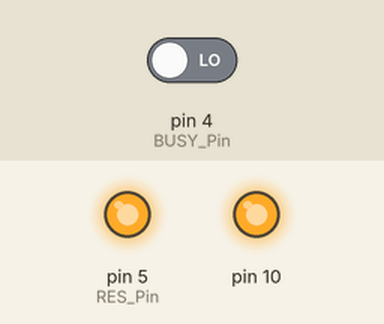
A sketch run on a simulated Arduino Uno, built with avr-gcc and run on an emulated ATmega328P. On the bench: output pins drawn as LEDs (lit = HIGH). The test bench sets the inputs (shaded band); at power-on: pin 4 (BUSY_Pin) LOW. Pins used as bus, display or sensor lines are not drawn. At 3.9 s the program stops and its outputs stay as they are.

Above: at 0.1 s.
Timing chart, 0 to 4.9 s (numbered marks = the images above):
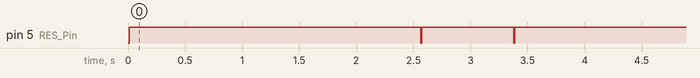

Measured:
- by itself, pin 5 (RES_Pin): goes HIGH 2.6 s, LOW 0.01 s, HIGH 0.80 s, LOW 0.01 s, then HIGH

The sketch:

GDEY042T91-Arduino.ino
```cpp
#include <SPI.h>
#include"Ap_29demo.h"
//IO settings
int BUSY_Pin = 4;
int RES_Pin = 5;
int DC_Pin = 6;
int CS_Pin = 7;

#define EPD_W21_CS_0 digitalWrite(CS_Pin,LOW)
#define EPD_W21_CS_1 digitalWrite(CS_Pin,HIGH)
#define EPD_W21_DC_0  digitalWrite(DC_Pin,LOW)
#define EPD_W21_DC_1  digitalWrite(DC_Pin,HIGH)
#define EPD_W21_RST_0 digitalWrite(RES_Pin,LOW)
#define EPD_W21_RST_1 digitalWrite(RES_Pin,HIGH)
#define isEPD_W21_BUSY digitalRead(BUSY_Pin)
//400*300///////////////////////////////////////

#define MONOMSB_MODE 1
#define MONOLSB_MODE 2
#define RED_MODE     3

#define MAX_LINE_BYTES 50// =400/8
#define MAX_COLUMN_BYTES  300

#define ALLSCREEN_GRAGHBYTES  15000

////////FUNCTION//////
void driver_delay_us(unsigned int xus);
void driver_delay(unsigned long xms);
void DELAY_S(unsigned int delaytime);
void SPI_Delay(unsigned char xrate);
void SPI_Write(unsigned char value);
void EPD_W21_WriteDATA(unsigned char command);
void EPD_W21_WriteCMD(unsigned char command);
//EPD
void EPD_init(void);//Electronic paper initialization
void EPD_Update(void);
void EPD_sleep(void);

//Display
void EPD_Display(unsigned char *BW_Image);
void PIC_display_Clear(void);
void EPD_SetRAMValue_BaseMap(const unsigned char * datas);
void EPD_Dis_Part(unsigned int x_start,unsigned int y_start,const unsigned char * datas,unsigned int PART_COLUMN,unsigned int PART_LINE);
void EPD_Dis_Part_myself(unsigned int x_startA,unsigned int y_startA,const unsigned char * datasA,
                         unsigned int x_startB,unsigned int y_startB,const unsigned char * datasB,
                         unsigned int x_startC,unsigned int y_startC,const unsigned char * datasC,
                         unsigned int x_startD,unsigned int y_startD,const unsigned char * datasD,
                         unsigned int x_startE,unsigned int y_startE,const unsigned char * datasE,
                         unsigned int PART_COLUMN,unsigned int PART_LINE
                        );
void EPD_HW_Init_Fast(void);
void EPD_WhiteScreen_ALL_Fast(const unsigned char *datas);
void setup() {
   pinMode(BUSY_Pin, INPUT);
   pinMode(RES_Pin, OUTPUT);
   pinMode(DC_Pin, OUTPUT);
   pinMode(CS_Pin, OUTPUT);
   //SPI
   SPI.beginTransaction(SPISettings(10000000, MSBFIRST, SPI_MODE0));
   SPI.begin ();
}

//Tips//
/*When the electronic paper is refreshed in full screen, the picture flicker is a normal phenomenon, and the main function is to clear the display afterimage in the previous picture.
  When the local refresh is performed, the screen does not flash.*/
/*When you need to transplant the driver, you only need to change the corresponding IO. The BUSY pin is the input mode and the others are the output mode. */

void loop() {
    /************Fast picture display(1.5s)*******************/
    EPD_HW_Init_Fast(); //EPD init Fast
    EPD_WhiteScreen_ALL_Fast(gImage_basemap);//EPD_picture1
    EPD_sleep();//EPD_sleep,Sleep instruction is necessary, please do not delete!!!
    delay(2000); //2s

    EPD_init(); //Electronic paper initialization
    EPD_SetRAMValue_BaseMap(gImage_basemap); //Partial refresh background color
    unsigned char fen_L,fen_H,miao_L,miao_H;
    for(fen_H=0;fen_H<6;fen_H++)
    {
    for(fen_L=0;fen_L<10;fen_L++)
    {
    for(miao_H=0;miao_H<6;miao_H++)
    {
    for(miao_L=0;miao_L<10;miao_L++)
    {
        EPD_Dis_Part_myself(176,110,(unsigned char *)&Num[miao_L],         //x-A,y-A,DATA-A
                            176,142,(unsigned char *)&Num[miao_H],         //x-B,y-B,DATA-B
                            176,174,(unsigned char *)gImage_numdot,       //x-C,y-C,DATA-C
                            176,206,(unsigned char *)&Num[fen_L],         //x-D,y-D,DATA-D
                            176,238,(unsigned char *)&Num[fen_H],32,64);   //x-E,y-E,DATA-E,Resolution 32*64

                            if((fen_L==0)&&(miao_H==0)&&(miao_L==5))
                            goto Clear;
      }
    }
    }

    }

    //Clean
    Clear:
    EPD_init(); //EPD init
    PIC_display_Clear();//EPD Clear
    EPD_sleep();//EPD_sleep,Sleep instruction is necessary, please do not delete!!!
    while(1);

}


///////////////////EXTERNAL FUNCTION////////////////////////////////////////////////////////////////////////
void SPI_Write(unsigned char value)
{
    SPI.transfer(value);

}
void EPD_W21_WriteCMD(unsigned char command)
{
  EPD_W21_CS_0;
  EPD_W21_DC_0;   // command write
  SPI_Write(command);
  EPD_W21_CS_1;
}
void EPD_W21_WriteDATA(unsigned char data)
{
  EPD_W21_CS_0;
  EPD_W21_DC_1;   // data write
  SPI_Write(data);
  EPD_W21_CS_1;
}


/////////////////EPD settings Functions/////////////////////

//////////////////////////////////////////////////////////////////////////////////////////////////
//SSD1683
void EPD_init(void)
{
    EPD_W21_RST_0;  // Module reset
    delay(10); //At least 10ms delay
    EPD_W21_RST_1;
    delay(10); //At least 10ms delay

    Epaper_READBUSY();    //waiting for the electronic paper IC to release the idle signal
    EPD_W21_WriteCMD(0x12);     //SWRESET
    Epaper_READBUSY();  //waiting for the electronic paper IC to release the idle signal

    EPD_W21_WriteCMD(0x01);  // Set MUX as 300
    EPD_W21_WriteDATA(0x2B);
    EPD_W21_WriteDATA(0x01);
    EPD_W21_WriteDATA(0x00);

    EPD_W21_WriteCMD(0x11);  // Data entry mode
    EPD_W21_WriteDATA(0x01);

    EPD_W21_WriteCMD(0x44);
    EPD_W21_WriteDATA(0x00); // RAM x address start at 0
    EPD_W21_WriteDATA(0x31); // RAM x address end at 31h(49+1)*8->400
    EPD_W21_WriteCMD(0x45);
    EPD_W21_WriteDATA(0x2B);   // RAM y address start at 12Bh
    EPD_W21_WriteDATA(0x01);
    EPD_W21_WriteDATA(0x00); // RAM y address end at 00h
    EPD_W21_WriteDATA(0x00);

    EPD_W21_WriteCMD(0x3C); // board
    EPD_W21_WriteDATA(0x01); //

    EPD_W21_WriteCMD(0x18);
    EPD_W21_WriteDATA(0X80);

    EPD_W21_WriteCMD(0x4E);
    EPD_W21_WriteDATA(0x00);
    EPD_W21_WriteCMD(0x4F);
    EPD_W21_WriteDATA(0x2B);
    EPD_W21_WriteDATA(0x01);
}
void EPD_HW_Init_Fast(void)
{
  EPD_W21_RST_0;  // Module reset
  delay(10);//At least 10ms delay
  EPD_W21_RST_1;
  delay(10); //At least 10ms delay

  EPD_W21_WriteCMD(0x12);  //SWRESET
  Epaper_READBUSY();

  EPD_W21_WriteCMD(0x3C); // board
  EPD_W21_WriteDATA(0x01);

  EPD_W21_WriteCMD(0x18); //Read built-in temperature sensor
  EPD_W21_WriteDATA(0x80);

  EPD_W21_WriteCMD(0x22); // Load temperature value
  EPD_W21_WriteDATA(0xB1);
  EPD_W21_WriteCMD(0x20);
  Epaper_READBUSY();

  EPD_W21_WriteCMD(0x1A); // Write to temperature register
  EPD_W21_WriteDATA(0x64);
  EPD_W21_WriteDATA(0x00);

  EPD_W21_WriteCMD(0x22); // Load temperature value
  EPD_W21_WriteDATA(0x91);
  EPD_W21_WriteCMD(0x20);
  Epaper_READBUSY();
}
//////////////////////////////All screen update////////////////////////////////////////////


void PIC_display(const unsigned char *BW_datas)
{
   unsigned int i;
  EPD_W21_WriteCMD(0x24);   //write RAM for black(0)/white (1)
   for(i=0;i<ALLSCREEN_GRAGHBYTES;i++)
   {
     EPD_W21_WriteDATA(pgm_read_byte(&BW_datas[i]));
   }
  EPD_W21_WriteCMD(0x26);   //write RAM for black(0)/white (1)
   for(i=0;i<ALLSCREEN_GRAGHBYTES;i++)
   {
     EPD_W21_WriteDATA(0x00);
   }
  //update
  EPD_Update();
}
void EPD_WhiteScreen_ALL_Fast(const unsigned char *datas)
{
   unsigned int i;
  EPD_W21_WriteCMD(0x24);   //write RAM for black(0)/white (1)
   for(i=0;i<ALLSCREEN_GRAGHBYTES;i++)
   {
     EPD_W21_WriteDATA(pgm_read_byte(&datas[i]));
   }
  EPD_W21_WriteCMD(0x26);   //write RAM for black(0)/white (1)
   for(i=0;i<ALLSCREEN_GRAGHBYTES;i++)
   {
     EPD_W21_WriteDATA(0x00);
   }
   EPD_Update_Fast();
}
/////////////////////////////////////////////////////////////////////////////////////////
void EPD_Update(void)
{
  EPD_W21_WriteCMD(0x20); //Activate Display Update Sequence
  Epaper_READBUSY();

}
void EPD_Update_Fast(void)
{
  EPD_W21_WriteCMD(0x22); //Display Update Control
  EPD_W21_WriteDATA(0xC7);
  EPD_W21_WriteCMD(0x20); //Activate Display Update Sequence
  Epaper_READBUSY();

}
void EPD_sleep(void)
{
 EPD_W21_WriteCMD(0x10); //enter deep sleep
 EPD_W21_WriteDATA(0x01);
  delay(100);
}
void Epaper_READBUSY(void)
{
  while(1)
  {   //=1 BUSY
     if(isEPD_W21_BUSY==0) break;
  }
}

void PIC_display_Clear(void)
{
   unsigned int i;
  EPD_W21_WriteCMD(0x24);   //write RAM for black(0)/white (1)
   for(i=0;i<ALLSCREEN_GRAGHBYTES;i++)
   {
     EPD_W21_WriteDATA(0xff);
   }
  EPD_W21_WriteCMD(0x26);   //write RAM for black(0)/white (1)
   for(i=0;i<ALLSCREEN_GRAGHBYTES;i++)
   {
     EPD_W21_WriteDATA(0x00);
   }
  //update
  EPD_Update();
}

void EPD_SetRAMValue_BaseMap( const unsigned char * datas)
{
  unsigned int i;
  const unsigned char  *datas_flag;
  datas_flag=datas;


  EPD_W21_WriteCMD(0x24);   //Write Black and White image to RAM
   for(i=0;i<15000;i++)
   {
     EPD_W21_WriteDATA(pgm_read_byte(&datas[i]));

   }

  EPD_W21_WriteCMD(0x26);   //Write Black and White image to RAM
   for(i=0;i<15000;i++)
   {
     EPD_W21_WriteDATA(0x00);
   }
   EPD_Update_basemap();
  EPD_W21_WriteCMD(0x26);   //Write Black and White image to RAM
   for(i=0;i<15000;i++)
   {
     EPD_W21_WriteDATA(pgm_read_byte(&datas[i]));

   }

}
void EPD_Update_basemap(void)
{
 EPD_W21_WriteCMD(0x22); //Display Update Control
  EPD_W21_WriteDATA(0xF4);
  EPD_W21_WriteCMD(0x20); //Activate Display Update Sequence
  Epaper_READBUSY();

}

void EPD_Dis_Part(unsigned int x_start,unsigned int y_start,const unsigned char * datas,unsigned int PART_COLUMN,unsigned int PART_LINE)
{
  unsigned int i;
  unsigned int x_end,y_start1,y_start2,y_end1,y_end2;
  x_start=x_start/8;
  x_end=x_start+PART_LINE/8-1;

  y_start1=0;
  y_start2=y_start;
  if(y_start>=256)
  {
    y_start1=y_start2/256;
    y_start2=y_start2%256;
  }
  y_end1=0;
  y_end2=y_start+PART_COLUMN-1;
  if(y_end2>=256)
  {
    y_end1=y_end2/256;
    y_end2=y_end2%256;
  }

//Reset
  EPD_W21_RST_0;  // Module reset
  driver_delay(10);//At least 10ms delay
  EPD_W21_RST_1;
  driver_delay(10); //At least 10ms delay

  EPD_W21_WriteCMD(0x3C); //BorderWavefrom
  EPD_W21_WriteDATA(0x80);
//

  EPD_W21_WriteCMD(0x44);       // set RAM x address start/end, in page 35
  EPD_W21_WriteDATA(x_start);    // RAM x address start at 00h;
  EPD_W21_WriteDATA(x_end);    // RAM x address end at 0fh(15+1)*8->128
  EPD_W21_WriteCMD(0x45);       // set RAM y address start/end, in page 35
  EPD_W21_WriteDATA(y_start2);    // RAM y address start at 0127h;
  EPD_W21_WriteDATA(y_start1);    // RAM y address start at 0127h;
  EPD_W21_WriteDATA(y_end2);    // RAM y address end at 00h;
  EPD_W21_WriteDATA(y_end1);    // ????=0


  EPD_W21_WriteCMD(0x4E);   // set RAM x address count to 0;
  EPD_W21_WriteDATA(x_start);
  EPD_W21_WriteCMD(0x4F);   // set RAM y address count to 0X127;
  EPD_W21_WriteDATA(y_start2);
  EPD_W21_WriteDATA(y_start1);


   EPD_W21_WriteCMD(0x24);   //Write Black and White image to RAM
   for(i=0;i<PART_COLUMN*PART_LINE/8;i++)
   {
     EPD_W21_WriteDATA(pgm_read_byte(&datas[i]));
   }
   EPD_Part_Update();

}


void EPD_Dis_Part_myself(unsigned int x_startA,unsigned int y_startA,const unsigned char * datasA,
                         unsigned int x_startB,unsigned int y_startB,const unsigned char * datasB,
                         unsigned int x_startC,unsigned int y_startC,const unsigned char * datasC,
                         unsigned int x_startD,unsigned int y_startD,const unsigned char * datasD,
                         unsigned int x_startE,unsigned int y_startE,const unsigned char * datasE,
                         unsigned int PART_COLUMN,unsigned int PART_LINE
                        )
{
  unsigned int i;
  unsigned int x_end,y_start1,y_start2,y_end1,y_end2;

  //Data A////////////////////////////
  x_startA=x_startA/8;//Convert to byte
  x_end=x_startA+PART_LINE/8-1;

  y_start1=0;
  y_start2=y_startA-1;
  if(y_startA>=256)
  {
    y_start1=y_start2/256;
    y_start2=y_start2%256;
  }
  y_end1=0;
  y_end2=y_startA+PART_COLUMN-1;
  if(y_end2>=256)
  {
    y_end1=y_end2/256;
    y_end2=y_end2%256;
  }

//Reset
/*  EPD_W21_RST_0;  // Module reset
  driver_delay(10);//At least 10ms delay
  EPD_W21_RST_1;
  driver_delay(10); //At least 10ms delay

  EPD_W21_WriteCMD(0x3C); //BorderWavefrom
  EPD_W21_WriteDATA(0x80);  */
//

  EPD_W21_WriteCMD(0x44);       // set RAM x address start/end, in page 35
  EPD_W21_WriteDATA(x_startA);    // RAM x address start at 00h;
  EPD_W21_WriteDATA(x_end);    // RAM x address end at 0fh(15+1)*8->128
  EPD_W21_WriteCMD(0x45);       // set RAM y address start/end, in page 35
  EPD_W21_WriteDATA(y_start2);    // RAM y address start at 0127h;
  EPD_W21_WriteDATA(y_start1);    // RAM y address start at 0127h;
  EPD_W21_WriteDATA(y_end2);    // RAM y address end at 00h;
  EPD_W21_WriteDATA(y_end1);


  EPD_W21_WriteCMD(0x4E);   // set RAM x address count to 0;
  EPD_W21_WriteDATA(x_startA);
  EPD_W21_WriteCMD(0x4F);   // set RAM y address count to 0X127;
  EPD_W21_WriteDATA(y_start2);
  EPD_W21_WriteDATA(y_start1);


   EPD_W21_WriteCMD(0x24);   //Write Black and White image to RAM
   for(i=0;i<PART_COLUMN*PART_LINE/8;i++)
   {
     EPD_W21_WriteDATA(pgm_read_byte(&datasA[i]));
   }
  //Data B/////////////////////////////////////
  x_startB=x_startB/8;//Convert to byte
  x_end=x_startB+PART_LINE/8-1;

  y_start1=0;
  y_start2=y_startB-1;
  if(y_startB>=256)
  {
    y_start1=y_start2/256;
    y_start2=y_start2%256;
  }
  y_end1=0;
  y_end2=y_startB+PART_COLUMN-1;
  if(y_end2>=256)
  {
    y_end1=y_end2/256;
    y_end2=y_end2%256;
  }

  EPD_W21_WriteCMD(0x44);       // set RAM x address start/end, in page 35
  EPD_W21_WriteDATA(x_startB);    // RAM x address start at 00h;
  EPD_W21_WriteDATA(x_end);    // RAM x address end at 0fh(15+1)*8->128
  EPD_W21_WriteCMD(0x45);       // set RAM y address start/end, in page 35
  EPD_W21_WriteDATA(y_start2);    // RAM y address start at 0127h;
  EPD_W21_WriteDATA(y_start1);    // RAM y address start at 0127h;
  EPD_W21_WriteDATA(y_end2);    // RAM y address end at 00h;
  EPD_W21_WriteDATA(y_end1);


  EPD_W21_WriteCMD(0x4E);   // set RAM x address count to 0;
  EPD_W21_WriteDATA(x_startB);
  EPD_W21_WriteCMD(0x4F);   // set RAM y address count to 0X127;
  EPD_W21_WriteDATA(y_start2);
  EPD_W21_WriteDATA(y_start1);


   EPD_W21_WriteCMD(0x24);   //Write Black and White image to RAM
   for(i=0;i<PART_COLUMN*PART_LINE/8;i++)
   {
     EPD_W21_WriteDATA(pgm_read_byte(&datasB[i]));
   }

  //Data C//////////////////////////////////////
  x_startC=x_startC/8;//Convert to byte
  x_end=x_startC+PART_LINE/8-1;

  y_start1=0;
  y_start2=y_startC-1;
  if(y_startC>=256)
  {
    y_start1=y_start2/256;
    y_start2=y_start2%256;
  }
  y_end1=0;
  y_end2=y_startC+PART_COLUMN-1;
  if(y_end2>=256)
  {
    y_end1=y_end2/256;
    y_end2=y_end2%256;
  }

  EPD_W21_WriteCMD(0x44);       // set RAM x address start/end, in page 35
  EPD_W21_WriteDATA(x_startC);    // RAM x address start at 00h;
  EPD_W21_WriteDATA(x_end);    // RAM x address end at 0fh(15+1)*8->128
  EPD_W21_WriteCMD(0x45);       // set RAM y address start/end, in page 35
  EPD_W21_WriteDATA(y_start2);    // RAM y address start at 0127h;
  EPD_W21_WriteDATA(y_start1);    // RAM y address start at 0127h;
  EPD_W21_WriteDATA(y_end2);    // RAM y address end at 00h;
  EPD_W21_WriteDATA(y_end1);


  EPD_W21_WriteCMD(0x4E);   // set RAM x address count to 0;
  EPD_W21_WriteDATA(x_startC);
  EPD_W21_WriteCMD(0x4F);   // set RAM y address count to 0X127;
  EPD_W21_WriteDATA(y_start2);
  EPD_W21_WriteDATA(y_start1);


   EPD_W21_WriteCMD(0x24);   //Write Black and White image to RAM
   for(i=0;i<PART_COLUMN*PART_LINE/8;i++)
   {
     EPD_W21_WriteDATA(pgm_read_byte(&datasC[i]));
   }

  //Data D//////////////////////////////////////
  x_startD=x_startD/8;//Convert to byte
  x_end=x_startD+PART_LINE/8-1;

  y_start1=0;
  y_start2=y_startD-1;
  if(y_startD>=256)
  {
    y_start1=y_start2/256;
    y_start2=y_start2%256;
  }
  y_end1=0;
  y_end2=y_startD+PART_COLUMN-1;
  if(y_end2>=256)
  {
    y_end1=y_end2/256;
    y_end2=y_end2%256;
  }

  EPD_W21_WriteCMD(0x44);       // set RAM x address start/end, in page 35
  EPD_W21_WriteDATA(x_startD);    // RAM x address start at 00h;
  EPD_W21_WriteDATA(x_end);        // RAM x address end at 0fh(15+1)*8->128
  EPD_W21_WriteCMD(0x45);       // set RAM y address start/end, in page 35
  EPD_W21_WriteDATA(y_start2);    // RAM y address start at 0127h;
  EPD_W21_WriteDATA(y_start1);    // RAM y address start at 0127h;
  EPD_W21_WriteDATA(y_end2);    // RAM y address end at 00h;
  EPD_W21_WriteDATA(y_end1);


  EPD_W21_WriteCMD(0x4E);   // set RAM x address count to 0;
  EPD_W21_WriteDATA(x_startD);
  EPD_W21_WriteCMD(0x4F);   // set RAM y address count to 0X127;
  EPD_W21_WriteDATA(y_start2);
  EPD_W21_WriteDATA(y_start1);


   EPD_W21_WriteCMD(0x24);   //Write Black and White image to RAM
   for(i=0;i<PART_COLUMN*PART_LINE/8;i++)
   {
       EPD_W21_WriteDATA(pgm_read_byte(&datasD[i]));
   }
  //Data E//////////////////////////////////////
  x_startE=x_startE/8;//Convert to byte
  x_end=x_startE+PART_LINE/8-1;

  y_start1=0;
  y_start2=y_startE-1;
  if(y_startE>=256)
  {
    y_start1=y_start2/256;
    y_start2=y_start2%256;
  }
  y_end1=0;
  y_end2=y_startE+PART_COLUMN-1;
  if(y_end2>=256)
  {
    y_end1=y_end2/256;
    y_end2=y_end2%256;
  }

  EPD_W21_WriteCMD(0x44);       // set RAM x address start/end, in page 35
  EPD_W21_WriteDATA(x_startE);    // RAM x address start at 00h;
  EPD_W21_WriteDATA(x_end);    // RAM x address end at 0fh(15+1)*8->128
  EPD_W21_WriteCMD(0x45);       // set RAM y address start/end, in page 35
  EPD_W21_WriteDATA(y_start2);    // RAM y address start at 0127h;
  EPD_W21_WriteDATA(y_start1);    // RAM y address start at 0127h;
  EPD_W21_WriteDATA(y_end2);    // RAM y address end at 00h;
  EPD_W21_WriteDATA(y_end1);


  EPD_W21_WriteCMD(0x4E);   // set RAM x address count to 0;
  EPD_W21_WriteDATA(x_startE);
  EPD_W21_WriteCMD(0x4F);   // set RAM y address count to 0X127;
  EPD_W21_WriteDATA(y_start2);
  EPD_W21_WriteDATA(y_start1);


   EPD_W21_WriteCMD(0x24);   //Write Black and White image to RAM
   for(i=0;i<PART_COLUMN*PART_LINE/8;i++)
   {
     EPD_W21_WriteDATA(pgm_read_byte(&datasE[i]));
   }
   EPD_Part_Update();

}
/*When the electronic paper screen is updated, do not unplug the electronic paper to avoid damage to the screen*/
void EPD_Part_Update(void)
{
  EPD_W21_WriteCMD(0x22); //Display Update Control
  EPD_W21_WriteDATA(0x1C);
  EPD_W21_WriteCMD(0x20); //Activate Display Update Sequence
  Epaper_READBUSY();
}
//////////////////////////////////END//////////////////////////////////////////////////
//////////////////////////////////END//////////////////////////////////////////////////
```

Source omitted: Ap_29demo.h (data table, 90560 bytes)
